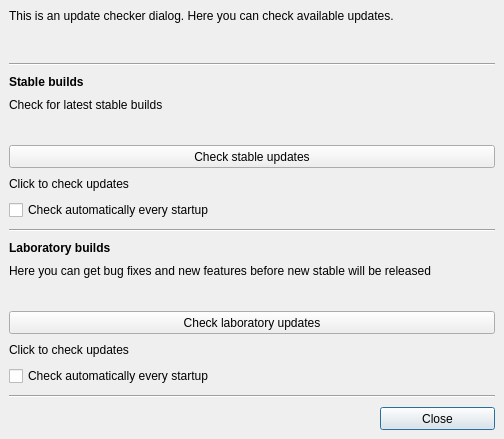
<?xml version="1.0" encoding="UTF-8"?>
<ui version="4.0">
 <class>UpdateChecker</class>
 <widget class="QDialog" name="UpdateChecker">
  <property name="geometry">
   <rect>
    <x>0</x>
    <y>0</y>
    <width>504</width>
    <height>317</height>
   </rect>
  </property>
  <property name="minimumSize">
   <size>
    <width>504</width>
    <height>317</height>
   </size>
  </property>
  <property name="windowTitle">
   <string>Check for updates</string>
  </property>
  <property name="windowIcon">
   <iconset resource="../../_resources/editor.qrc">
    <normaloff>:/appicon/app.ico</normaloff>:/appicon/app.ico</iconset>
  </property>
  <layout class="QGridLayout" name="gridLayout" rowstretch="0,0,0,0,0,0,0,0,0,0,0,0,0,0,0,0,0,50">
   <property name="sizeConstraint">
    <enum>QLayout::SetMinimumSize</enum>
   </property>
   <property name="leftMargin">
    <number>9</number>
   </property>
   <property name="topMargin">
    <number>9</number>
   </property>
   <property name="rightMargin">
    <number>9</number>
   </property>
   <property name="bottomMargin">
    <number>9</number>
   </property>
   <property name="spacing">
    <number>9</number>
   </property>
   <item row="5" column="0" colspan="4">
    <widget class="QLabel" name="label_3">
     <property name="minimumSize">
      <size>
       <width>0</width>
       <height>38</height>
      </size>
     </property>
     <property name="text">
      <string>Check for latest stable builds</string>
     </property>
     <property name="alignment">
      <set>Qt::AlignLeading|Qt::AlignLeft|Qt::AlignTop</set>
     </property>
     <property name="wordWrap">
      <bool>true</bool>
     </property>
    </widget>
   </item>
   <item row="10" column="0" colspan="4">
    <widget class="Line" name="line_2">
     <property name="orientation">
      <enum>Qt::Horizontal</enum>
     </property>
    </widget>
   </item>
   <item row="11" column="0" colspan="4">
    <widget class="QLabel" name="label_4">
     <property name="font">
      <font>
       <weight>75</weight>
       <bold>true</bold>
      </font>
     </property>
     <property name="text">
      <string>Laboratory builds</string>
     </property>
    </widget>
   </item>
   <item row="17" column="3">
    <widget class="QPushButton" name="close">
     <property name="minimumSize">
      <size>
       <width>0</width>
       <height>23</height>
      </size>
     </property>
     <property name="text">
      <string>Close</string>
     </property>
    </widget>
   </item>
   <item row="9" column="0" colspan="4">
    <widget class="QCheckBox" name="AutoCheckStable">
     <property name="text">
      <string>Check automatically every startup</string>
     </property>
    </widget>
   </item>
   <item row="12" column="0" colspan="4">
    <widget class="QLabel" name="label_5">
     <property name="minimumSize">
      <size>
       <width>0</width>
       <height>38</height>
      </size>
     </property>
     <property name="text">
      <string>Here you can get bug fixes and new features before new stable will be released</string>
     </property>
     <property name="alignment">
      <set>Qt::AlignLeading|Qt::AlignLeft|Qt::AlignTop</set>
     </property>
     <property name="wordWrap">
      <bool>true</bool>
     </property>
    </widget>
   </item>
   <item row="16" column="0" colspan="4">
    <widget class="Line" name="line_3">
     <property name="orientation">
      <enum>Qt::Horizontal</enum>
     </property>
    </widget>
   </item>
   <item row="4" column="0" colspan="4">
    <widget class="QLabel" name="label_2">
     <property name="font">
      <font>
       <weight>75</weight>
       <bold>true</bold>
      </font>
     </property>
     <property name="text">
      <string>Stable builds</string>
     </property>
    </widget>
   </item>
   <item row="2" column="0" colspan="4">
    <widget class="QLabel" name="label">
     <property name="minimumSize">
      <size>
       <width>0</width>
       <height>45</height>
      </size>
     </property>
     <property name="text">
      <string>This is an update checker dialog. Here you can check available updates.</string>
     </property>
     <property name="textFormat">
      <enum>Qt::PlainText</enum>
     </property>
     <property name="scaledContents">
      <bool>false</bool>
     </property>
     <property name="alignment">
      <set>Qt::AlignLeading|Qt::AlignLeft|Qt::AlignTop</set>
     </property>
     <property name="wordWrap">
      <bool>true</bool>
     </property>
    </widget>
   </item>
   <item row="15" column="0" colspan="4">
    <widget class="QCheckBox" name="AutoCheckAlpha">
     <property name="text">
      <string>Check automatically every startup</string>
     </property>
    </widget>
   </item>
   <item row="17" column="0" colspan="3">
    <spacer name="horizontalSpacer">
     <property name="orientation">
      <enum>Qt::Horizontal</enum>
     </property>
     <property name="sizeHint" stdset="0">
      <size>
       <width>40</width>
       <height>20</height>
      </size>
     </property>
    </spacer>
   </item>
   <item row="3" column="0" colspan="4">
    <widget class="Line" name="line">
     <property name="orientation">
      <enum>Qt::Horizontal</enum>
     </property>
    </widget>
   </item>
   <item row="14" column="0" colspan="4">
    <widget class="QLabel" name="updatesAlpha">
     <property name="text">
      <string>Click to check updates</string>
     </property>
     <property name="openExternalLinks">
      <bool>true</bool>
     </property>
    </widget>
   </item>
   <item row="8" column="0" colspan="4">
    <widget class="QLabel" name="updatesStable">
     <property name="text">
      <string>Click to check updates</string>
     </property>
     <property name="openExternalLinks">
      <bool>true</bool>
     </property>
    </widget>
   </item>
   <item row="7" column="0" colspan="4">
    <widget class="QPushButton" name="CheckStable">
     <property name="minimumSize">
      <size>
       <width>185</width>
       <height>23</height>
      </size>
     </property>
     <property name="text">
      <string>Check stable updates</string>
     </property>
    </widget>
   </item>
   <item row="13" column="0" colspan="4">
    <widget class="QPushButton" name="CheckAlpha">
     <property name="minimumSize">
      <size>
       <width>185</width>
       <height>23</height>
      </size>
     </property>
     <property name="text">
      <string>Check laboratory updates</string>
     </property>
    </widget>
   </item>
  </layout>
 </widget>
 <resources>
  <include location="../../_resources/editor.qrc"/>
 </resources>
 <connections/>
</ui>
